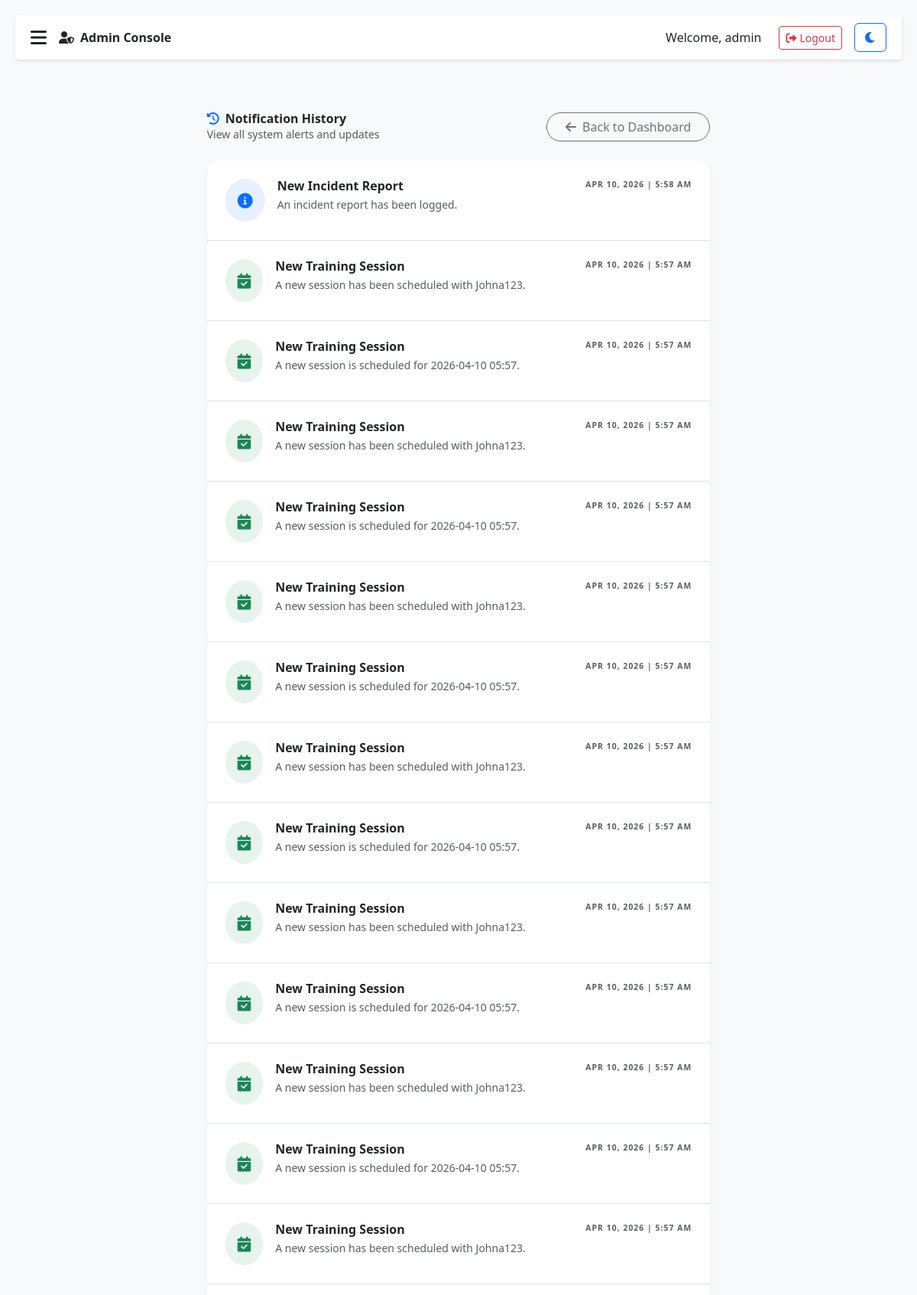
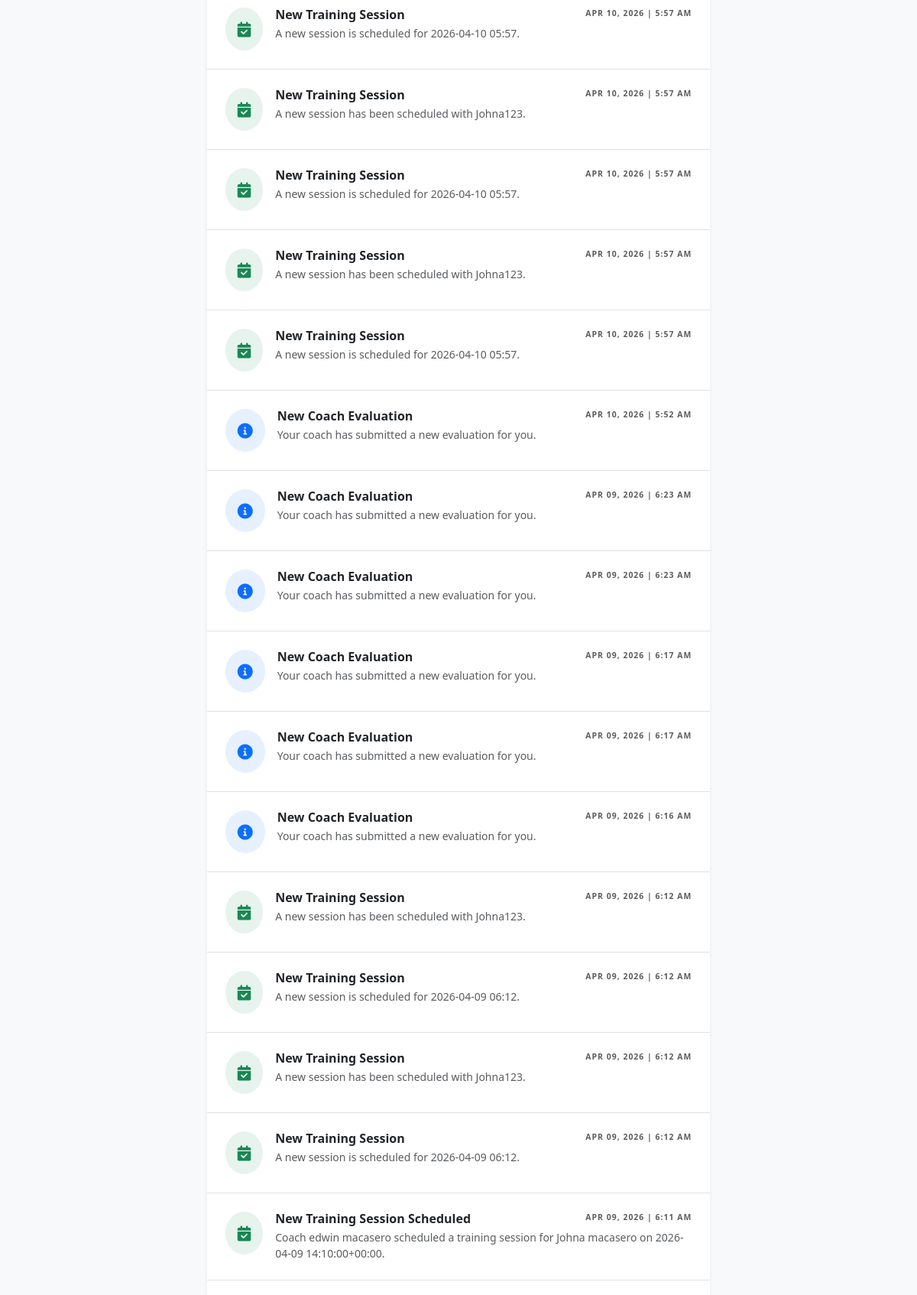
The page /athletes/notification-history/ (signed in, upper part) on the database its author committed (2 pictures, top to bottom).
### management/models.py (models this page shows, shortened)
class Notification(models.Model):
    recipient = models.ForeignKey(User, on_delete=models.CASCADE, related_name='notifications', null=True, blank=True)
    title = models.CharField(max_length=200)
    message = models.TextField()
    created_at = models.DateTimeField(auto_now_add=True)
    is_read = models.BooleanField(default=False)
    notification_type = models.CharField(max_length=50, default='payment') # e.g., 'payment', 'system', 'injury', 'performance', 'session', 'evaluation', 'goal', 'incident'
    class Meta:
        ordering = ['-created_at']

### management/views.py (the view)
# urls.py: path('notification-history/', views.notification_history, name='notification_history'),
@login_required
def notification_history(request):
    if not request.user.is_superuser:
        return redirect('home')
    notifications = Notification.objects.all().order_by('-created_at')
    return render(request, 'management/notification_history.html', {
        'notifications': notifications,
        'portal_type': 'admin',
        'in_portal': True
    })

### management/context_processors.py (called while the page is built)
def unread_notifications(request):
    if not request.user.is_authenticated:
        return {}
    counts = {
        'total': 0,
        'chat': Message.objects.filter(receiver=request.user, is_read=False).count(),
        'payment': 0,
        'session': 0,
        'evaluation': 0,
        'incident': 0,
        'goal': 0,
        'system': 0,
    }
    notifications = Notification.objects.filter(recipient=request.user, is_read=False)
    for n in notifications:
        n_type = n.notification_type.lower()
        if n_type in counts:
            counts[n_type] += 1
        else:
            counts['system'] += 1
    counts['total'] = sum(v for k, v in counts.items() if k != 'total')
    return {'unread_counts': counts}

### management/templates/management/notification_history.html (shortened to what this page needs)
{% extends 'base.html' %}
{% block content %}
<div class="container py-5">
    <div class="row justify-content-center">
        <div class="col-lg-8">
            <div class="d-flex justify-content-between align-items-center mb-4">
                <div>
                    <h2 class="fw-bold mb-0"><i class="fas fa-history me-2 text-primary"></i>Notification History</h2>
                    <p class="text-muted small">View all system alerts and updates</p>
                </div>
                <a href="{% url 'management:dashboard' %}" class="btn btn-outline-secondary rounded-pill px-4">
                    <i class="fas fa-arrow-left me-2"></i>Back to Dashboard
                </a>
            </div>
            <div class="card border-0 shadow-sm rounded-4 overflow-hidden">
                <div class="list-group list-group-flush">
                    {% for notification in notifications %}
                        <div class="list-group-item p-4 border-bottom transition-all hover-bg-light">
                            <div class="d-flex gap-3">
                                <div class="flex-shrink-0">
                                    <div class="rounded-circle p-3 {% if notification.notification_type == 'payment' %}bg-info-light text-info{% elif notification.notification_type == 'session' %}bg-success-light text-success{% else %}bg-primary-light text-primary{% endif %}">
                                        <i class="fas {% if notification.notification_type == 'payment' %}fa-credit-card{% elif notification.notification_type == 'session' %}fa-calendar-check{% else %}fa-info-circle{% endif %} fa-lg"></i>
                                    </div>
                                </div>
                                <div class="flex-grow-1">
                                    <div class="d-flex justify-content-between align-items-start mb-1">
                                        <h6 class="fw-bold mb-0 text-dark">{{ notification.title }}</h6>
                                        <span class="text-muted x-small font-black uppercase tracking-widest" style="font-size: 0.65rem;">{{ notification.created_at|date:"M d, Y | g:i A" }}</span>
                                    </div>
                                    <p class="text-muted small mb-0">{{ notification.message }}</p>
                                </div>
                            </div>
                        </div>
                    {% empty %}
                        <div class="text-center py-5">
                            <i class="fas fa-bell-slash fa-4x text-light mb-3"></i>
                            <p class="text-muted">No notifications found in history.</p>
                        </div>
                    {% endfor %}
                </div>
            </div>
        </div>
    </div>
</div>
{% endblock %}

### management/templates/base.html (shortened to what this page needs)
{% load django_bootstrap5 %}
{% load static %}
<!DOCTYPE html>
<html lang="en">
<head>
    {% bootstrap_css %}
    <link rel="stylesheet" href="https://cdnjs.cloudflare.com/ajax/libs/font-awesome/6.0.0/css/all.min.css">
    <link rel="stylesheet" href="{% static 'management/css/dark_mode.css' %}">
    <script src="https://cdn.tailwindcss.com"></script>
</head>
<body>
    <div class="main-content" id="main-content">
        <div class="header">
            {% if user.is_authenticated %}
                <div class="d-flex align-items-center">
                    {% if portal_type == 'athlete' or is_athlete %}
                        <button id="athleteBurgerMenu" type="button" aria-label="Open menu" aria-expanded="false" aria-controls="athleteDrawerContent" class="p-2.5 rounded-xl bg-slate-100 dark:bg-slate-800 text-slate-600 dark:text-slate-400 border border-slate-200/90 dark:border-white/10 shadow-sm hover:bg-slate-200 dark:hover:bg-slate-700 transition-all focus:outline-none focus:ring-2 focus:ring-blue-500/40">
                            <i data-lucide="menu" class="w-6 h-6" aria-hidden="true"></i>
                        </button>
                    {% else %}
                        <button id="sidebar-toggle"><i class="fas fa-bars"></i></button>
                    {% endif %}
                    {% if in_portal %}
                        {% if portal_type == 'admin' %}
                            <div class="navbar-brand fw-bold text-dark ms-3"><i class="fas fa-user-shield me-2"></i>Admin Console</div>
                        {% elif portal_type == 'coach' %}
                            <div class="navbar-brand fw-bold text-primary ms-3"><i class="fas fa-user-tie me-2"></i>Coach Portal</div>
                        {% else %}
                            <div class="navbar-brand fw-bold text-success ms-3"><i class="fas fa-running me-2"></i>Athlete Portal</div>
                        {% endif %}
                    {% endif %}
                </div>
            {% endif %}
            <div class="user-info">
                {% if user.is_authenticated %}
                    {% if in_portal %}
                        {% if portal_type == 'coach' and is_coach_dashboard %}
                            <div class="flex items-center gap-3 bg-slate-100 dark:bg-slate-800 p-1.5 pr-4 rounded-full border border-slate-200 dark:border-slate-700 cursor-pointer hover:bg-slate-200 dark:hover:bg-slate-700 transition-all" id="coachProfileTrigger">
                                {% if user.coach.profile_picture %}
                                    <img src="{{ user.coach.profile_picture.url }}" class="w-10 h-10 rounded-full object-cover border-2 border-brand" alt="Coach Profile">
                                {% else %}
                                    <div class="w-10 h-10 rounded-full bg-brand/10 flex items-center justify-center border-2 border-brand">
                                        <i data-lucide="user" class="w-5 h-5 text-brand"></i>
                                    </div>
                                {% endif %}
                                <div class="hidden sm:block">
                                    <p class="text-[11px] font-black text-slate-900 dark:text-white uppercase leading-none">{{ user.get_full_name|default:user.username }}</p>
                                    <p class="text-[9px] font-bold text-brand uppercase tracking-widest mt-0.5">HEAD COACH</p>
                                </div>
                            </div>
                        {% elif portal_type == 'admin' or is_athlete or portal_type == 'coach' %}
                            <span>Welcome, {{ user.get_full_name|default:user.username }}</span>
                            <form id="logout-form" action="{% url 'logout' %}" method="post" style="display: inline;">
                                <button type="submit" class="btn btn-sm btn-outline-danger ms-2"><i class="fas fa-sign-out-alt me-1"></i>Logout</button>
                            </form>
                        {% endif %}
                    {% else %}
                        <span>Welcome, {{ user.get_full_name|default:user.username }}</span>
                    {% endif %}
                {% endif %}
                <button id="dark-mode-toggle" class="btn btn-outline-primary ms-3"><i class="fas fa-moon"></i></button>
            </div>
        </div>
        <div class="container-fluid">
            {% block content %}
            {% endblock %}
        </div>
    </div>
</body>
</html>

### management/templates/base.html (style rules this page uses)
body { display: flex; min-height: 100vh; background-color: #f8f9fa; }
.main-content { margin-left: 0; padding: 20px; width: 100%; transition: margin-left 0.3s; }
.header { display: flex; justify-content: space-between; align-items: center; background-color: white; padding: 10px 20px; border-radius: 5px; margin-bottom: 20px; box-shadow: 0 2px 4px rgba(0,0,0,0.1); }
#sidebar-toggle { background: none; border: none; font-size: 24px; cursor: pointer; }
.user-info { display: flex; align-items: center; }
.user-info span { margin-right: 15px; }
#dark-mode-toggle { margin-left: 15px; }

### management/templates/management/notification_history.html (style rules this page uses)
.bg-success-light { background-color: rgba(25, 135, 84, 0.1); }
.bg-primary-light { background-color: rgba(13, 110, 253, 0.1); }

### rows shown on the page
Notification: title "New Incident Report", created_at|g "APR 10, 2026 | 5:58 AM", message "An incident report has been logged."
Notification: title "New Training Session", created_at|g "APR 10, 2026 | 5:57 AM", message "A new session has been scheduled with Johna123."
Notification: title "New Training Session", created_at|g "APR 10, 2026 | 5:57 AM", message "A new session is scheduled for 2026-04-10 05:57."
Notification: title "New Training Session", created_at|g "APR 10, 2026 | 5:57 AM", message "A new session has been scheduled with Johna123."
Notification: title "New Training Session", created_at|g "APR 10, 2026 | 5:57 AM", message "A new session is scheduled for 2026-04-10 05:57."
Notification: title "New Training Session", created_at|g "APR 10, 2026 | 5:57 AM", message "A new session has been scheduled with Johna123."
Notification: title "New Training Session", created_at|g "APR 10, 2026 | 5:57 AM", message "A new session is scheduled for 2026-04-10 05:57."
Notification: title "New Training Session", created_at|g "APR 10, 2026 | 5:57 AM", message "A new session has been scheduled with Johna123."
Notification: title "New Training Session", created_at|g "APR 10, 2026 | 5:57 AM", message "A new session is scheduled for 2026-04-10 05:57."
Notification: title "New Training Session", created_at|g "APR 10, 2026 | 5:57 AM", message "A new session has been scheduled with Johna123."
Notification: title "New Training Session", created_at|g "APR 10, 2026 | 5:57 AM", message "A new session is scheduled for 2026-04-10 05:57."
Notification: title "New Training Session", created_at|g "APR 10, 2026 | 5:57 AM", message "A new session has been scheduled with Johna123."
Notification: title "New Training Session", created_at|g "APR 10, 2026 | 5:57 AM", message "A new session is scheduled for 2026-04-10 05:57."
Notification: title "New Training Session", created_at|g "APR 10, 2026 | 5:57 AM", message "A new session has been scheduled with Johna123."
Notification: title "New Training Session", created_at|g "APR 10, 2026 | 5:57 AM", message "A new session is scheduled for 2026-04-10 05:57."
Notification: title "New Training Session", created_at|g "APR 10, 2026 | 5:57 AM", message "A new session has been scheduled with Johna123."
Notification: title "New Training Session", created_at|g "APR 10, 2026 | 5:57 AM", message "A new session is scheduled for 2026-04-10 05:57."
Notification: title "New Training Session", created_at|g "APR 10, 2026 | 5:57 AM", message "A new session has been scheduled with Johna123."
Notification: title "New Training Session", created_at|g "APR 10, 2026 | 5:57 AM", message "A new session is scheduled for 2026-04-10 05:57."
Notification: title "New Coach Evaluation", created_at|g "APR 10, 2026 | 5:52 AM", message "Your coach has submitted a new evaluation for you."
Notification: title "New Coach Evaluation", created_at|g "APR 09, 2026 | 6:23 AM", message "Your coach has submitted a new evaluation for you."
Notification: title "New Coach Evaluation", created_at|g "APR 09, 2026 | 6:23 AM", message "Your coach has submitted a new evaluation for you."
Notification: title "New Coach Evaluation", created_at|g "APR 09, 2026 | 6:17 AM", message "Your coach has submitted a new evaluation for you."
Notification: title "New Coach Evaluation", created_at|g "APR 09, 2026 | 6:17 AM", message "Your coach has submitted a new evaluation for you."
Notification: title "New Coach Evaluation", created_at|g "APR 09, 2026 | 6:16 AM", message "Your coach has submitted a new evaluation for you."
Notification: title "New Training Session", created_at|g "APR 09, 2026 | 6:12 AM", message "A new session has been scheduled with Johna123."
Notification: title "New Training Session", created_at|g "APR 09, 2026 | 6:12 AM", message "A new session is scheduled for 2026-04-09 06:12."
Notification: title "New Training Session", created_at|g "APR 09, 2026 | 6:12 AM", message "A new session has been scheduled with Johna123."
Notification: title "New Training Session", created_at|g "APR 09, 2026 | 6:12 AM", message "A new session is scheduled for 2026-04-09 06:12."
Notification: title "New Training Session Scheduled", created_at|g "APR 09, 2026 | 6:11 AM", message "Coach edwin macasero scheduled a training session for Johna macasero on 2026-04-09 14:10:00+00:00."

### other values the page prints
{{ user.get_full_name|default:user.username }} "admin"
